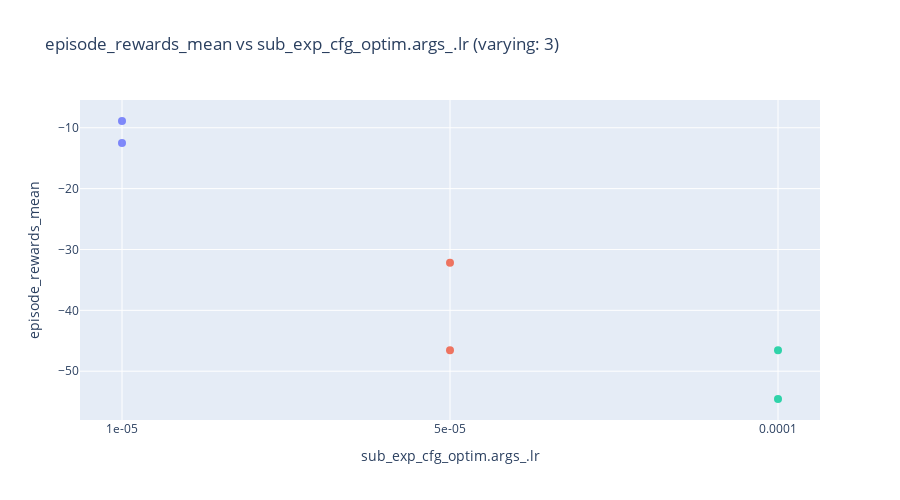

Notebook code cell kept with this figure:
### Code cell
import plotly.express as px

# --- config ---
target_col = "episode_rewards_mean"          # your target metric
color_col  = "experiment_name"               # optional color grouping
readable_names = {
    # optional friendly names; falls back to raw column name if missing
    # "hp_raw_name": "Pretty Name",
}

# --- build plots ---
varying_hps = [hp for hp in hyperparam_columns if sub_df[hp].nunique(dropna=False) > 1]

if not varying_hps:
    print("No hyperparameters with more than one unique value — nothing to plot.")
else:
    for hp in varying_hps:
        # Rename only the current x column (leave others as-is for hover)
        x_name = readable_names.get(hp, hp)
        plot_df = sub_df.rename(columns={hp: x_name})

        fig = px.scatter(
            plot_df,
            x=x_name,
            y=target_col,
            color=color_col if color_col in plot_df.columns else None,
            hover_data=hyperparam_columns,  # handy to inspect full config per point
            title=f"{target_col} vs {x_name} (varying: {sub_df[hp].nunique(dropna=False)})",
            height=500
        )
        fig.update_traces(mode="markers", marker=dict(size=8, opacity=0.8))
        fig.update_layout(showlegend=False)
        fig.show()

### Figure 1 — Plotly figure (JSON) as saved in the notebook; plotly's stock layout.template omitted (floating-point values rounded to 4 significant figures)
{"data": [{"customdata": [["gr"], ["gr"]], "hovertemplate": "experiment_name=0000_optim.args_.lr_1e-05__experiment_gr<br>sub_exp_cfg_optim.args_.lr=%{x}<br>episode_rewards_mean=%{y}<br>sub_exp_cfg_experiment=%{customdata[0]}<extra></extra>", "legendgroup": "0000_optim.args_.lr_1e-05__experiment_gr", "marker": {"color": "#636efa", "opacity": 0.8, "size": 8, "symbol": "circle"}, "mode": "markers", "name": "0000_optim.args_.lr_1e-05__experiment_gr", "orientation": "v", "showlegend": true, "type": "scatter", "x": ["1e-05", "1e-05"], "xaxis": "x", "y": [-8.886, -12.51], "yaxis": "y"}, {"customdata": [["gr"], ["gr"]], "hovertemplate": "experiment_name=0001_optim.args_.lr_5e-05__experiment_gr<br>sub_exp_cfg_optim.args_.lr=%{x}<br>episode_rewards_mean=%{y}<br>sub_exp_cfg_experiment=%{customdata[0]}<extra></extra>", "legendgroup": "0001_optim.args_.lr_5e-05__experiment_gr", "marker": {"color": "#EF553B", "opacity": 0.8, "size": 8, "symbol": "circle"}, "mode": "markers", "name": "0001_optim.args_.lr_5e-05__experiment_gr", "orientation": "v", "showlegend": true, "type": "scatter", "x": ["5e-05", "5e-05"], "xaxis": "x", "y": [-32.16, -46.56], "yaxis": "y"}, {"customdata": [["gr"], ["gr"]], "hovertemplate": "experiment_name=0002_optim.args_.lr_0.0001__experiment_gr<br>sub_exp_cfg_optim.args_.lr=%{x}<br>episode_rewards_mean=%{y}<br>sub_exp_cfg_experiment=%{customdata[0]}<extra></extra>", "legendgroup": "0002_optim.args_.lr_0.0001__experiment_gr", "marker": {"color": "#00cc96", "opacity": 0.8, "size": 8, "symbol": "circle"}, "mode": "markers", "name": "0002_optim.args_.lr_0.0001__experiment_gr", "orientation": "v", "showlegend": true, "type": "scatter", "x": ["0.0001", "0.0001"], "xaxis": "x", "y": [-54.57, -46.56], "yaxis": "y"}], "layout": {"height": 500, "legend": {"title": {"text": "experiment_name"}, "tracegroupgap": 0}, "showlegend": false, "title": {"text": "episode_rewards_mean vs sub_exp_cfg_optim.args_.lr (varying: 3)"}, "xaxis": {"anchor": "y", "domain": [0, 1], "title": {"text": "sub_exp_cfg_optim.args_.lr"}}, "yaxis": {"anchor": "x", "domain": [0, 1], "title": {"text": "episode_rewards_mean"}}}}
